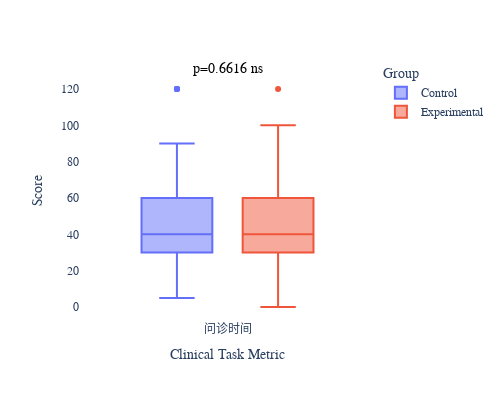

The cell this chart's notebook holds for it:
### Code cell
# 1 问诊时间
print("="*25+"问诊时间"+"="*25)
dzz_records = pd.read_excel(r'D:\work\code\psychgpt\prospective\CRF\dzz.xlsx')
syz_records = pd.read_excel(r'D:\work\code\psychgpt\prospective\CRF\syz.xlsx')

interview_time_dzz = dzz_records['Interview_time'].tolist() # minute
print(interview_time_dzz)
print(len(interview_time_dzz))
print(f"对照组问诊时间：{np.mean(interview_time_dzz)} +- {np.std(interview_time_dzz)}")

interview_time_syz = syz_records['Interview_time'].tolist() # minute
print(interview_time_syz)
print(len(interview_time_syz))
print(f"实验组问诊时间：{np.mean(interview_time_syz)} +- {np.std(interview_time_syz)}")

draw_boxplot("问诊时间", interview_time_dzz, interview_time_syz)

print("="*50)

### Figure 1 — Plotly figure (JSON) as saved in the notebook; plotly's stock layout.template omitted (floating-point values rounded to 4 significant figures)
{"data": [{"alignmentgroup": "True", "hovertemplate": "Group=Control<br>Clinical Task Metric=%{x}<br>Score=%{y}<extra></extra>", "legendgroup": "Control", "marker": {"color": "#636efa"}, "name": "Control", "notched": false, "offsetgroup": "Control", "orientation": "v", "showlegend": true, "type": "box", "x": ["问诊时间", "问诊时间", "问诊时间", "问诊时间", "问诊时间", "问诊时间", "问诊时间", "问诊时间", "问诊时间", "问诊时间", "问诊时间", "问诊时间", "问诊时间", "问诊时间", "问诊时间", "问诊时间", "问诊时间", "问诊时间", "问诊时间", "问诊时间", "问诊时间", "问诊时间", "问诊时间", "问诊时间", "问诊时间", "问诊时间", "问诊时间", "问诊时间", "问诊时间", "问诊时间", "问诊时间", "问诊时间", "问诊时间", "问诊时间", "问诊时间", "问诊时间", "问诊时间", "问诊时间", "问诊时间", "问诊时间", "问诊时间", "问诊时间", "问诊时间", "问诊时间", "问诊时间", "问诊时间", "问诊时间", "问诊时间", "问诊时间", "问诊时间", "问诊时间", "问诊时间", "问诊时间", "问诊时间", "问诊时间", "问诊时间", "问诊时间", "问诊时间", "问诊时间", "问诊时间", "问诊时间", "问诊时间", "问诊时间", "问诊时间", "问诊时间", "问诊时间", "问诊时间", "问诊时间", "问诊时间", "问诊时间", "问诊时间", "问诊时间", "问诊时间", "问诊时间", "问诊时间", "问诊时间", "问诊时间", "问诊时间", "问诊时间", "问诊时间", "问诊时间", "问诊时间", "问诊时间", "问诊时间", "问诊时间", "问诊时间", "问诊时间", "问诊时间", "问诊时间", "问诊时间", "问诊时间", "问诊时间", "问诊时间", "问诊时间", "问诊时间", "问诊时间", "问诊时间", "问诊时间", "问诊时间", "问诊时间", "问诊时间"], "x0": " ", "xaxis": "x", "y": [10, 120, 20, 20, 30, 5, 20, 20, 60, 30, 30, 10, 10, 30, 30, 30, 30, 20, 30, 40, 40, 60, 30, 10, 60, 30, 40, 40, 40, 50, 20, 20, 30, 60, 30, 30, 30, 10, 40, 120, 30, 60, 40, 30, 90, 45, 40, 40, 120, 45, 40, 15, 60, 120, 120, 60, 40, 60, 60, 30, 30, 30, 30, 40, 30, 30, 30, 30, 30, 30, 30, 30, 20, 45, 90, 60, 30, 90, 30, 60, 80, 60, 60, 60, 50, 60, 60, 40, 60, 60, 20, 60, 60, 40, 70, 70, 60.02, 60, 25, 45, 40], "y0": " ", "yaxis": "y"}, {"alignmentgroup": "True", "hovertemplate": "Group=Experimental<br>Clinical Task Metric=%{x}<br>Score=%{y}<extra></extra>", "legendgroup": "Experimental", "marker": {"color": "#EF553B"}, "name": "Experimental", "notched": false, "offsetgroup": "Experimental", "orientation": "v", "showlegend": true, "type": "box", "x": ["问诊时间", "问诊时间", "问诊时间", "问诊时间", "问诊时间", "问诊时间", "问诊时间", "问诊时间", "问诊时间", "问诊时间", "问诊时间", "问诊时间", "问诊时间", "问诊时间", "问诊时间", "问诊时间", "问诊时间", "问诊时间", "问诊时间", "问诊时间", "问诊时间", "问诊时间", "问诊时间", "问诊时间", "问诊时间", "问诊时间", "问诊时间", "问诊时间", "问诊时间", "问诊时间", "问诊时间", "问诊时间", "问诊时间", "问诊时间", "问诊时间", "问诊时间", "问诊时间", "问诊时间", "问诊时间", "问诊时间", "问诊时间", "问诊时间", "问诊时间", "问诊时间", "问诊时间", "问诊时间", "问诊时间", "问诊时间", "问诊时间", "问诊时间", "问诊时间", "问诊时间", "问诊时间", "问诊时间", "问诊时间", "问诊时间", "问诊时间", "问诊时间", "问诊时间", "问诊时间", "问诊时间", "问诊时间", "问诊时间", "问诊时间", "问诊时间", "问诊时间", "问诊时间", "问诊时间", "问诊时间", "问诊时间", "问诊时间", "问诊时间", "问诊时间", "问诊时间", "问诊时间", "问诊时间", "问诊时间", "问诊时间", "问诊时间", "问诊时间", "问诊时间", "问诊时间", "问诊时间", "问诊时间", "问诊时间", "问诊时间", "问诊时间", "问诊时间", "问诊时间", "问诊时间", "问诊时间", "问诊时间", "问诊时间", "问诊时间", "问诊时间", "问诊时间", "问诊时间", "问诊时间", "问诊时间", "问诊时间", "问诊时间", "问诊时间", "问诊时间", "问诊时间"], "x0": " ", "xaxis": "x", "y": [35, 0, 0, 0, 10, 50, 15, 19.96, 15, 60, 43, 49, 40, 60, 20, 30, 20, 50, 50, 50, 45, 40, 30, 75, 45, 60, 45, 30, 30, 15, 40, 40, 30, 40, 30, 60, 90, 90, 20, 40, 20, 30, 30, 30, 30, 100, 30, 30, 30, 40, 90, 59.97, 30, 40, 40, 50, 50, 50, 90, 40, 60, 45, 45, 50, 60, 60, 60, 30, 100, 60, 60, 60, 60, 120, 30, 40, 60, 60, 30, 30, 30, 70, 70, 70, 30, 30, 40, 60, 80, 50, 70, 30, 60, 45, 45, 50, 5.5, 5.9, 90, 11, 15, 14, 34, 11], "y0": " ", "yaxis": "y"}], "layout": {"annotations": [{"font": {"color": "black", "size": 14}, "showarrow": false, "text": "p=0.6616 ns", "x": 0, "y": 120, "yshift": 20}], "boxmode": "group", "font": {"family": "Arial, sans-serif", "size": 12}, "height": 400, "legend": {"title": {"font": {"size": 14}, "text": "Group"}, "tracegroupgap": 0}, "margin": {"t": 60}, "plot_bgcolor": "white", "showlegend": true, "title": {"font": {"family": "Arial, sans-serif", "size": 20}}, "width": 500, "xaxis": {"anchor": "y", "categoryarray": ["问诊时间"], "categoryorder": "array", "domain": [0, 1], "title": {"font": {"family": "Arial, sans-serif", "size": 14}, "text": "Clinical Task Metric"}}, "yaxis": {"anchor": "x", "domain": [0, 1], "title": {"font": {"family": "Arial, sans-serif", "size": 14}, "text": "Score"}}}}
